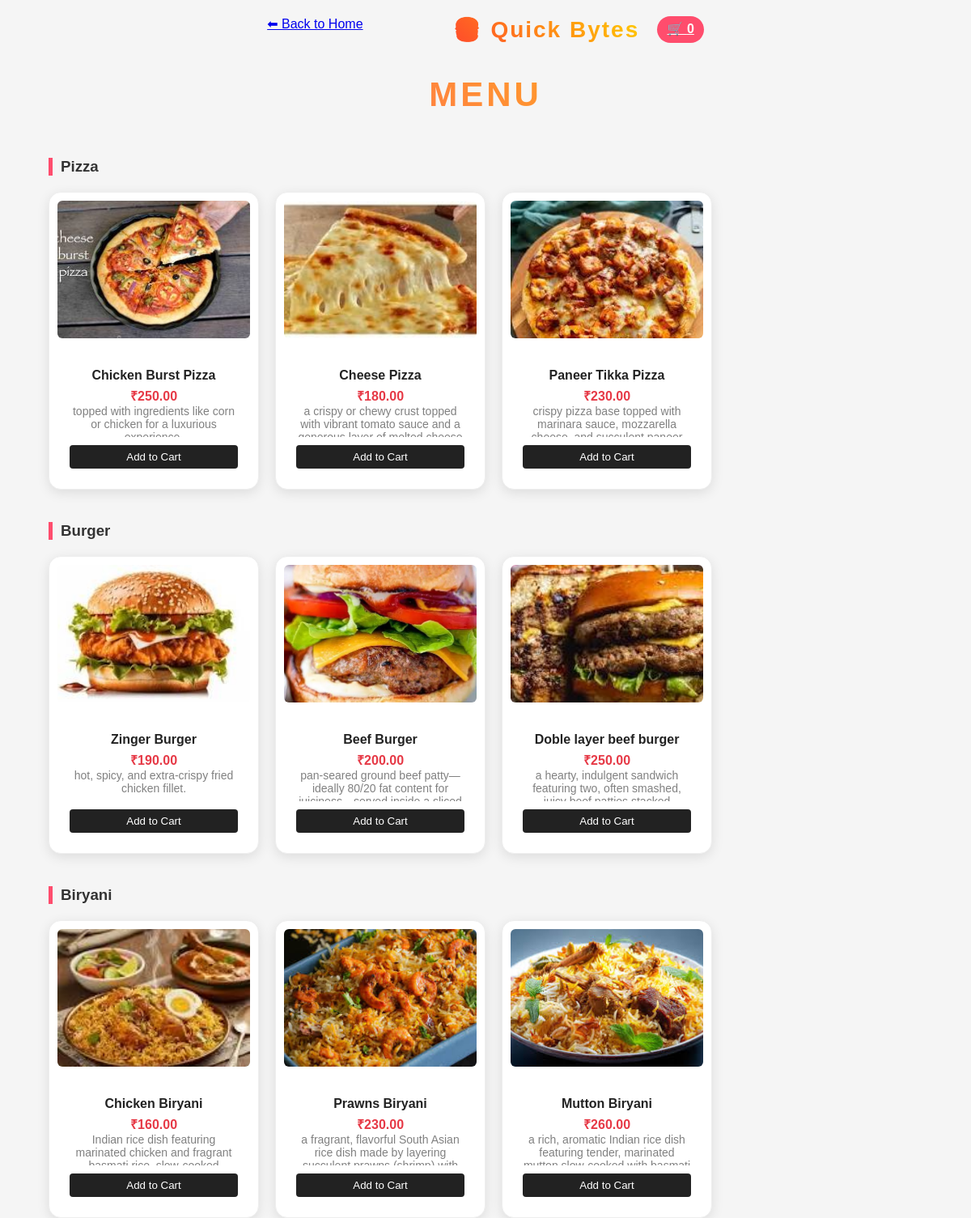
The app's page /menu/ with its own data.
### store/models.py (models this page shows, shortened)
class Category(models.Model):
    name = models.CharField(max_length=100)

class Food(models.Model):
    category = models.ForeignKey(Category, on_delete=models.CASCADE)
    name = models.CharField(max_length=100)
    price = models.DecimalField(max_digits=6, decimal_places=2)
    description = models.TextField()
    image = models.ImageField(upload_to='food_images/')
    rating = models.FloatField(default=4.0)
    stock = models.IntegerField(default=10)
    is_offer = models.BooleanField(default=False)
    offer_name = models.CharField(max_length=100, blank=True, null=True)
    discount = models.IntegerField(default=0)
    offer_end_date = models.DateField(blank=True, null=True)

### store/views.py (the view)
# urls.py: path('menu/', views.menu, name='menu'),
def menu(request):
    query = request.GET.get('q')
    if query:
        foods = Food.objects.filter(name__icontains=query)
    else:
        foods = Food.objects.all()
    categories = Category.objects.all()
    return render(request, 'menu.html', {
        'foods': foods,
        'categories': categories
    })

### store/templates/menu.html (shortened to what this page needs)
{% load static %}
<!DOCTYPE html>
<html>
<head>
<link rel="stylesheet" href="{% static 'css/style.css' %}">
</head>
<body>
<div class="menu-container">
<header>
     <a href="{% url 'home' %}" class="back-btn">⬅ Back to Home</a>
    <h2 class="logo-text">🍔 Quick Bytes</h2>&nbsp &nbsp &nbsp
<a href="{% url 'cart' %}" style="
    background:#ff4d6d;
    color:white;
    padding:6px 12px;
    border-radius:20px;
    font-weight:bold;">
    🛒 {{ request.session.cart|length|default:0 }}
</a>
</header>
<h2 class="menu-title">MENU</h2>
{% for category in categories %}
<h3>{{ category.name }}</h3>
<div class="cards">
{% for food in category.food_set.all %}
<div class="card">
    <img src="{{ food.image.url }}" alt="{{ food.name }}">
    <div class="card-body">
        <h4>{{ food.name }}</h4>
        <p class="price">₹{{ food.price }}</p>
        <p class="desc">{{ food.description }}</p>
       <a href="{% url 'add_to_cart' food.id %}">
       <button class="add-btn">Add to Cart</button>
</a>
    </div>
</div>
{% endfor %}
</div>
{% endfor %}
</div>
</body>
</html>

### static/css/style.css (style rules this page uses)
* { margin:0; padding:0; box-sizing:border-box; font-family: Arial, sans-serif; }
body { background:#f4f4f4; color:#222; }
.logo-text { font-size:30px; font-weight:800; font-family:'Poppins', sans-serif; background:linear-gradient(45deg,#ff4b2b,#ffcc00); background-clip:text; -webkit-background-clip:text; color:transparent; -webkit-text-fill-color:transparent; letter-spacing:2px; }
.cards { margin-top:10px; display:grid; grid-template-columns:repeat(3,1fr); gap:12px; }
.card { border:1px solid #eee; padding:10px; text-align:center; position: relative; }
.card img { width: 100%; height: 220px; object-fit:cover; margin-bottom:8px; border-radius:6px; }
.card button { background:#222; color:white; border:none; padding:7px 12px; border-radius:4px; cursor:pointer; }

### store/templates/menu.html (style rules this page uses)
body { font-family: Arial, sans-serif; background: #f5f5f5; }
.menu-container { width:90%; margin:auto; }
header { display:flex; justify-content:center; padding:20px; }
.logo-text { font-size:28px; color:#ff4d6d; }
h3 { margin-top:40px; color:#333; border-left:5px solid #ff4d6d; padding-left:10px; }
.cards { display:flex; flex-wrap:wrap; gap:20px; margin-top:20px; }
.card { width:260px; background:white; border-radius:15px; overflow:hidden; box-shadow:0 4px 15px rgba(0,0,0,0.1); transition:0.3s; }
.card img { width:100%; height:170px; object-fit:cover; }
.card-body { padding:15px; }
.card h4 { margin:10px 0 5px; }
.price { color:#e63946; font-weight:bold; }
.desc { font-size:14px; color:gray; height:40px; overflow:hidden; }
.add-btn { margin-top:10px; width:100%; padding:10px; border:none; background:#ff4d6d; color:white; border-radius:8px; cursor:pointer; }
.menu-title { text-align: center; font-size: 42px; font-weight: 800; letter-spacing: 4px; margin: 20px 0; background: linear-gradient(45deg, #ff4d6d, #ffcc00); -webkit-background-clip: text; -webkit-text-fill-color: transparent; position: relative; }
.menu-title::after { content: ""; width: 0; height: 4px; background: #ff4d6d; display: block; margin: 10px auto; transition: 0.4s; }

### records on screen
Category: name "Pizza"
Food: image (picture), name "Chicken Burst Pizza", price "250.00", description "topped with ingredients like corn or chicken for a luxurious…"
Food: image (picture), name "Cheese Pizza", price "180.00", description "a crispy or chewy crust topped with vibrant tomato sauce and a…"
Food: image (picture), name "Paneer Tikka Pizza", price "230.00", description "crispy pizza base topped with marinara sauce, mozzarella…"
Category: name "Burger"
Food: image (picture), name "Zinger Burger", price "190.00", description "hot, spicy, and extra-crispy fried chicken fillet."
Food: image (picture), name "Beef Burger", price "200.00", description "pan-seared ground beef patty—ideally 80/20 fat content for…"
Food: image (picture), name "Doble layer beef burger", price "250.00", description "a hearty, indulgent sandwich featuring two, often smashed,…"
Category: name "Biryani"
Food: image (picture), name "Chicken Biryani", price "160.00", description "Indian rice dish featuring marinated chicken and fragrant…"
Food: image (picture), name "Prawns Biryani", price "230.00", description "a fragrant, flavorful South Asian rice dish made by layering…"
Food: image (picture), name "Mutton Biryani", price "260.00", description "a rich, aromatic Indian rice dish featuring tender, marinated…"

### other values on screen
{{ request.session.cart|length|default:0 }} "0"
